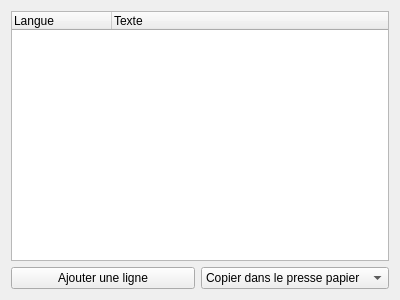
<?xml version="1.0" encoding="UTF-8"?>
<ui version="4.0">
 <class>NameListWidget</class>
 <widget class="QWidget" name="NameListWidget">
  <property name="geometry">
   <rect>
    <x>0</x>
    <y>0</y>
    <width>400</width>
    <height>300</height>
   </rect>
  </property>
  <layout class="QVBoxLayout" name="verticalLayout">
   <item>
    <widget class="QTreeWidget" name="m_tree">
     <column>
      <property name="text">
       <string>Langue</string>
      </property>
     </column>
     <column>
      <property name="text">
       <string>Texte</string>
      </property>
     </column>
    </widget>
   </item>
   <item>
    <layout class="QHBoxLayout" name="horizontalLayout">
     <item>
      <widget class="QPushButton" name="m_add_line_pb">
       <property name="text">
        <string>Ajouter une ligne</string>
       </property>
       <property name="icon">
        <iconset resource="../../../qelectrotech.qrc">
         <normaloff>:/ico/16x16/list-add.png</normaloff>:/ico/16x16/list-add.png</iconset>
       </property>
      </widget>
     </item>
     <item>
      <widget class="QComboBox" name="m_clipboard_cb">
       <item>
        <property name="text">
         <string>Copier dans le presse papier</string>
        </property>
        <property name="icon">
         <iconset resource="../../../qelectrotech.qrc">
          <normaloff>:/ico/16x16/edit-paste.png</normaloff>:/ico/16x16/edit-paste.png</iconset>
        </property>
       </item>
      </widget>
     </item>
    </layout>
   </item>
  </layout>
 </widget>
 <resources>
  <include location="../../../qelectrotech.qrc"/>
 </resources>
 <connections/>
</ui>
